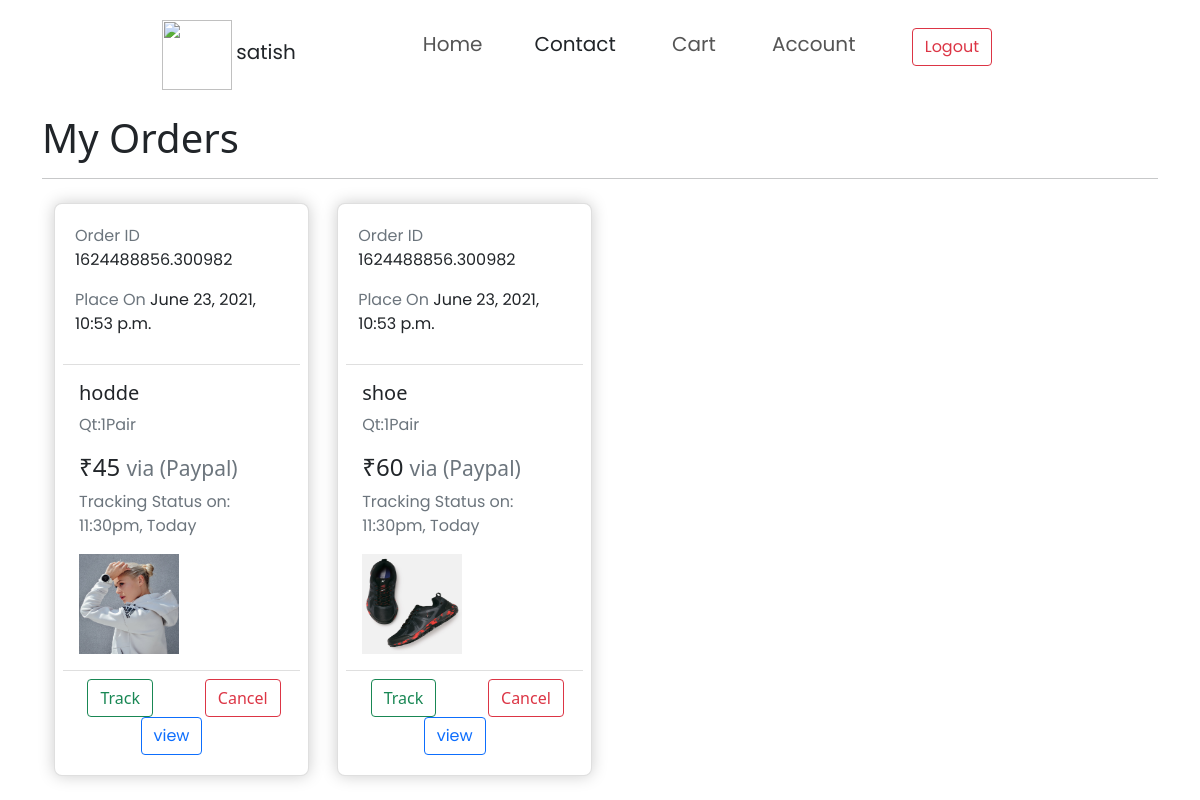
The page /myorders/ (signed in) on the database its author committed.
### store/models.py (models this page shows, shortened)
class OrderItems(models.Model):
    order = models.ForeignKey(
        Order, on_delete=models.SET_NULL, null=True, blank=True)
    product = models.ForeignKey(
        Product, on_delete=models.SET_NULL, null=True, blank=True)
    quantity = models.IntegerField(default=0, null=True, blank=True)
    @property
    def get_item_total(self):
        return self.quantity * self.product.price

class Order(models.Model):
    user = models.ForeignKey(
        User, on_delete=models.SET_NULL, null=True, blank=True)
    order_date = models.DateTimeField(auto_now_add=True)
    statues = models.BooleanField(default=False)
    transaction_id = models.CharField(max_length=30, null=True)

class Product(models.Model):
    title = models.CharField(max_length=50)
    price = models.IntegerField(null=True)
    description = models.CharField(max_length=100,null=True)
    tage = models.CharField(max_length=30,null=True)
    image = models.ImageField()

### store/views.py (the view)
# urls.py: path('myorders/',views.myOrder),
def myOrder(request):
    user = request.user
    try:
       orders = Order.objects.filter(user = user,statues = True)
    except:
        orders = {}
    context = {'orders':orders}
    print(orders)
    return render(request,'store/orders.html',context)

### store/templates/store/orders.html (shortened to what this page needs)
{% extends 'store/base.html' %} {% block content %}
<div class="container mt-3">
  <h1>My Orders</h1>
  <hr>
  {% for order in orders %} {% for item in order.orderitems_set.all %}
  <div class="col-sm-3 my-1" style="display: inline-block">
    <div class="container-fluid my-1 d-sm-flex mt-1">
      <div class="card p-2 box-element">
        <div class="card-header bg-white p-1">
          <div class="row justify-content-between p-2">
            <div class="col">
              <p class="text-muted">
                Order ID
                <span class="font-weight-bold text-dark"
                  >{{order.transaction_id}}</span
                >
              </p>
              <p class="text-muted">
                Place On
                <span class="font-weight-bold text-dark"
                  >{{order.order_date}}</span
                >
              </p>
            </div>
          </div>
        </div>
        <div class="card-body">
          <div class="media flex-column flex-sm-row">
            <div class="media-body">
              <h5 class="bold">{{item.product.title}}</h5>
              <p class="text-muted">Qt:{{item.quantity}}Pair</p>
              <h4 class="mt-2 mb-2 bold">
                <span class="mt-5">&#x20B9;</span>{{item.get_item_total}}
                <span class="small text-muted"> via (Paypal) </span>
              </h4>
              <p class="text-muted">
                Tracking Status on: <span class="Today">11:30pm, Today</span>
              </p>
            </div>
            <img
              class="align-self-center img-fluid"
              src="{{item.product.image.url}}"
              style="width: 100px; height: 100px"
            />
          </div>
        </div>
        <div class="card-footer bg-white px-sm-1 pt-sm-1 px-0">
          <div class="row text-center p-1">
            <div class="col my-auto border-line">
              <button class="btn btn-outline-success">Track</button>
            </div>
            <div class="col my-auto border-line">
              <button
                data-trans="{{order.transaction_id}}"
                data-product="{{item.product.id}}"
                class="btn btn-outline-danger cancel-order"
              >
                Cancel
              </button>
            </div>
            <div class="col my-auto border-line">
              <a
              href="/product/{{item.product.id}}"
              class="btn btn-outline-primary add-btn"
              >view</a
            >
            </div>
          </div>
        </div>
      </div>
    </div>
  </div>
{% endfor %} {% endfor %}
</div>
{% endblock %}

### store/templates/store/base.html (shortened to what this page needs)
{% load static %}
<html lang="en">
  <head>
    <link rel="stylesheet" href="https://stackpath.bootstrapcdn.com/font-awesome/4.7.0/css/font-awesome.min.css">
    <link
      rel="stylesheet"
      href="https://cdn.jsdelivr.net/npm/bootstrap-icons@1.3.0/font/bootstrap-icons.css"
    />
    <link
      href="https://cdn.jsdelivr.net/npm/bootstrap@5.0.1/dist/css/bootstrap.min.css"
      rel="stylesheet"
    />
    <link
      rel="stylesheet"
      type="text/css"
      href="{% static 'css/store.css' %}"
    />
  </head>
  <body>
    <div class="header">
      <div class="container">
            <div class="navbar">
              <div class="logo">
                  <img src="images/logo.png" style="height: 70px;">
                  <a style="display: inline;">{{user}}</a>
             </div>
                   <nav>
                      <ul>
                         <li><a href="/">Home</a</li>
                         <li><a>Contact</a></li>
                         <li><a href="/cart">Cart</a></li>
                         <li><a href="/myorders">Account</a></li>
                         <li id="logout"><a href="/logout"  class="btn btn-outline-danger">Logout</a</li>
                     </ul>
                  </nav>
            </div>
      </div>
</div>
      {% block content %}
       {% endblock content %}
  </body>
</html>

### store/static/css/store.css (style rules this page uses)
* { padding: 0; margin: 0; box-sizing: border-box; }
.box-element { box-shadow:hsl(0, 0%, 80%) 0 0 16px; background-color: #fff; border-radius: 8px; padding: 10px; }
ul { list-style-type: none; cursor: pointer; }
ul li { text-decoration-style: none; padding: 5px 6px; }
.navbar { display: flex; margin: auto 120px; padding-top: 20px; font-family: "Poppins", sans-serif; }
nav { flex: 1; text-align: right; }
nav ul li { display: inline-block; list-style-type: none; margin-right: 20px; }
a { margin-right: 20px; color: #555; font-size: 20px; font-family: "Poppins", sans-serif; text-decoration: none; }
p { color: #555; font-family: "Poppins", sans-serif; }

### rows shown on the page
Order: transaction_id "1624488856.300982", order_date "June 23, 2021, 10:53 p.m."
OrderItems: product "hodde", quantity "1", get_item_total "45", product.image (picture)
OrderItems: product "shoe", quantity "1", get_item_total "60", product.image (picture)

### other values the page prints
{{ user }} "satish"
